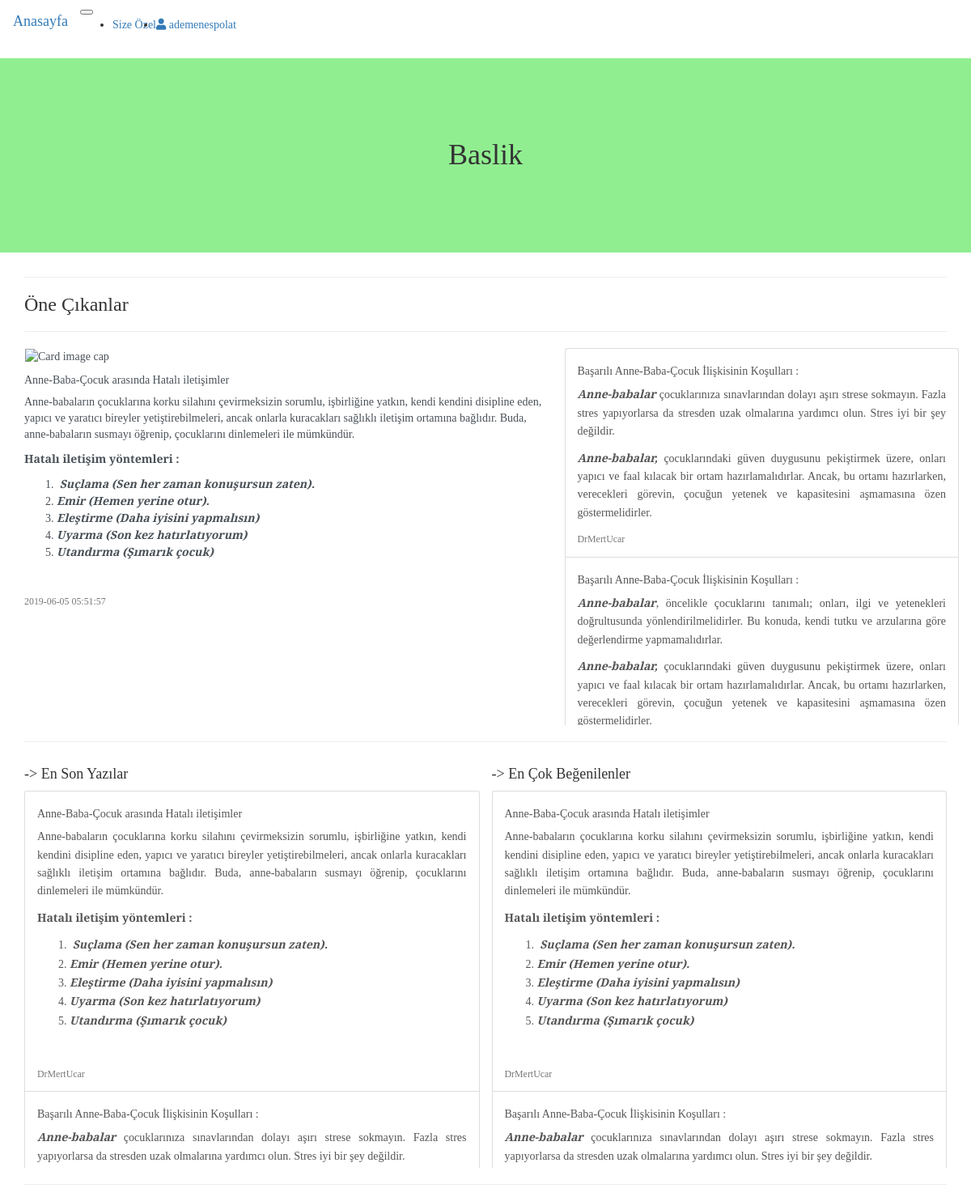
Page /index.php (signed in) on the committed database.
### tables this page shows
CREATE TABLE `posts` (
  `postId` int(11) NOT NULL,
  `userId` int(11) NOT NULL,
  `title` text NOT NULL,
  `text` text NOT NULL,
  `usefulNumber` int(11) NOT NULL DEFAULT '0',
  `notusefulNumber` int(11) NOT NULL DEFAULT '0',
  `newId` int(11) NOT NULL DEFAULT '0',
  `datetime` datetime NOT NULL DEFAULT CURRENT_TIMESTAMP,
  `status` int(11) NOT NULL DEFAULT '0',
  `productPhoto` blob,
  `price` int(11) NOT NULL
);

CREATE TABLE `users` (
  `id` int(11) NOT NULL,
  `userName` varchar(20) NOT NULL,
  `fullName` varchar(30) NOT NULL,
  `pass` varchar(20) NOT NULL,
  `email` varchar(50) NOT NULL,
  `gender` varchar(10) NOT NULL,
  `registerDate` datetime NOT NULL DEFAULT CURRENT_TIMESTAMP,
  `status` int(11) NOT NULL,
  `admin` int(11) NOT NULL DEFAULT '0',
  `photo` longblob NOT NULL,
  `biography` varchar(300) NOT NULL
);

### index.php (the view, shortened to what this page needs)
	<!DOCTYPE html>
<html lang="en">
<head>
    <link rel="stylesheet" href="node_modules\bootstrap\dist\css\bootstrap.min.css">
    <link rel="stylesheet" href="node_modules\font-awesome\css\font-awesome.min.css">
   	<link rel="stylesheet" type="text/css" href="assets/styles.css"> <link href="content/progressBar.scss" rel="stylesheet/scss" type="text/css"></link>
	<link rel="stylesheet" href="style.css">
	<link rel="stylesheet" href="../style.css">
	<link href="node_modules/froala-editor/css/froala_editor.pkgd.min.css" rel="stylesheet" type="text/css" />
<link href="node_modules/froala-editor/css/froala_style.min.css" rel="stylesheet" type="text/css" />
<link rel="stylesheet" href="https://cdnjs.cloudflare.com/ajax/libs/font-awesome/4.4.0/css/font-awesome.min.css"/>
</head>
<body style=" font-family: 'Bree Serif', serif;">
<?php
    include("db/connection.php");
    $adminPosts = mysqli_query($db,"SELECT * FROM posts INNER JOIN users ON posts.userId=users.id where users.admin=1 and posts.status!=-2 and posts.status!=-1 Order by postId DESC Limit 1,10");
    $adminAnaPost = mysqli_query($db,"SELECT * FROM posts INNER JOIN users ON posts.userId=users.id where users.admin=1 and posts.status!=-2 and posts.status!=-1 Order by postId DESC Limit 1")->fetch_assoc();
    $enSonEklenenler = mysqli_query($db,"SELECT * FROM posts where status!=-2 and status!=-1 Order by postId DESC Limit 10");
    $enCokBegenilenler = mysqli_query($db,"select * from likes inner JOIN posts on likes.postId = posts.postId where posts.status!=-2 and posts.status!=-1 GROUP by likes.postId ORDER by sum(likes.status) desc");
?>
	<nav class="navbar navbar-expand-md fixed-top navbar-light" id="nav">
  <a class="navbar-brand" href="index.php">Anasayfa</a>
  <button class="navbar-toggler" type="button" data-toggle="collapse" data-target="#navbarSupportedContent" aria-controls="navbarSupportedContent" aria-expanded="false" aria-label="Toggle navigation">
  </button>
  <div class="collapse navbar-collapse" id="navbarSupportedContent">
    <ul class="navbar-nav mr-auto">
      <li class="nav-item active">
	    <?php  if($_SESSION["login"]=="true") echo '<a class="nav-link" href="sizeOzel.php">Size Özel </a>';
          ?>
      </li>
      <li class="nav-item dropdown">
        <a class="nav-link dropdown-toggle" href="#" id="navbarDropdown" role="button" data-toggle="dropdown" aria-haspopup="true" aria-expanded="false">
        <span class="fa fa-user"></span> <?php if($_SESSION["login"] == "true") echo $_SESSION["userName"]; ?>
        </a>
      </li>
    </ul>
  </div>
</nav>
	<div class="text-center" style="">
		<h1>Baslik</h1>
	</div>
<div class="container" >
 <hr/>
     <h3>Öne Çıkanlar</h3>
        <hr/>
        <div class="row">
            <div class="col-md-7 col-lg-7 " style="">
                <a href="postDetail.php?postId=<?php echo $adminAnaPost['postId']; ?>" style="color:#495057"><div class=" card mb-3  CalloutBoderLeft" style="cursor:pointer; height:466px; overflow-y:hidden">
                    <img class="card-img-top img-fluid" src="https://cdn-images-1.medium.com/max/1400/1*u1QFySlQlYqBUCV_nRx9Tw.jpeg" alt="Card image cap"
                        style="padding:1px; width:1005px; height:300px; object-fit:cover">
                    <div class="card-body">
                        <h5 class="card-title"><?php echo $adminAnaPost["title"]; ?></h5>
                        <p class="card-text" id="mainMainPostContent" ><?php echo $adminAnaPost["text"]; ?></p>
                        <p class="card-text">
                            <small class="text-muted"><?php echo $adminAnaPost["datetime"]; ?></small>
                        </p>
                    </div>
                </div></a>
            </div>
            <div class="col-md-5 " style=" ">
                <div class="row ozel-scrollbar " id="scrollDiv" style="padding:0px; height:466px; position:relative;  text-align: justify; overflow-y: scroll; background-color: #ECF0F1; background-color: #ECF0F1;  color:#2E4053; line-height: 1.6em">
                    <div class="list-group " style="">
                    <?php
                    $sayac=1;
                    while($sonuc = mysqli_fetch_assoc($adminPosts))
                    {
                        ?>
                        <a href="postDetail.php?postId=<?php echo $sonuc["postId"]; ?>" class="list-group-item list-group-item-action flex-column align-items-start">
                            <div class="d-flex w-100 justify-content-between">
                                <h5 class="mb-1"><?php echo $sonuc["title"] ?></h5>
                            </div>
                            <p class="mb-1 postContent" id="mainPostContent<?php echo $sayac;?>" ><?php  echo $sonuc["text"]; ?></p>
                            <small class="text-muted"><?php
                                    $userId= $sonuc["userId"];
                                    $userName= mysqli_query($db,"SELECT * FROM users where id='$userId'")->fetch_assoc();
                                    echo $userName["userName"];
                                    ?>
                            </small>
                        </a>
                    <?php $sayac++; } ?>
                    </div>
                </div>
            </div>
            </div>
        <div class="row">
            <div class="col-md-12">
                <hr class="mt-1">
            </div>
        </div>
		    <div class="row" style="padding-left:15px;">
            <div class="col-md-6 col-lg-6 " style="">
            <div class="row"><h4 class="ml-3">-> En Son Yazılar</h4> </div>
            <div class="row ozel-scrollbar  ulList" id="scrollDiv" style="padding:0px; margin-right:0px; height:466px; position:relative;  text-align: justify; overflow-y: scroll; background-color: #ECF0F1; background-color: #ECF0F1;  color:#2E4053; line-height: 1.6em">
                                <div class="list-group " style="">
                                <?php
                                while($sonuc = mysqli_fetch_assoc($enSonEklenenler))
                                {
                                ?>
                                    <a href="postDetail.php?postId=<?php echo $sonuc["postId"]; ?>" class="list-group-item list-group-item-action flex-column align-items-start">
                                    <div class="d-flex w-100 justify-content-between">
                                        <h5 class="mb-1"><?php echo $sonuc["title"] ?></h5>
                                    </div>
                                    <p class="mb-1 postContent" id="mainPostContent<?php echo $sayac;?>" ><?php  echo $sonuc["text"]; ?></p>
                                    <small class="text-muted"><?php
                                            $userId= $sonuc["userId"];
                                            $userName= mysqli_query($db,"SELECT * FROM users where id='$userId'")->fetch_assoc();
                                            echo $userName["userName"];
                                            ?>
                                    </small>
                                </a>
                                    <?php $sayac++; } ?>
                                </div>
                            </div>
            </div>
            <div class="col-md-6 col-lg-6 " style="">
            <div class="row"><h4 class="ml-3">-> En Çok Beğenilenler</h4> </div>
                <div class="row ozel-scrollbar  ulList" id="scrollDiv" style="padding:0px; margin-right:0px; height:466px; position:relative;  text-align: justify; overflow-y: scroll; background-color: #ECF0F1; background-color: #ECF0F1;  color:#2E4053; line-height: 1.6em">
                    <div class="list-group " style="">
                    <?php
                   while($sonuc = mysqli_fetch_assoc($enCokBegenilenler))
                   {
                   ?>
                       <a href="postDetail.php?postId=<?php echo $sonuc["postId"]; ?>" class="list-group-item list-group-item-action flex-column align-items-start">
                       <div class="d-flex w-100 justify-content-between">
                           <h5 class="mb-1"><?php echo $sonuc["title"] ?></h5>
                       </div>
                       <p class="mb-1 postContent" id="mainPostContent<?php echo $sayac;?>" ><?php  echo $sonuc["text"]; ?></p>
                       <small class="text-muted"><?php
                               $userId= $sonuc["userId"];
                               $userName= mysqli_query($db,"SELECT * FROM users where id='$userId'")->fetch_assoc();
                               echo $userName["userName"];
                               ?>
                       </small>
                   </a>
                       <?php $sayac++; } ?>
                    </div>
                </div>
            </div>
            </div>
		<hr>
	<link rel="stylesheet" href="https://use.fontawesome.com/releases/v5.8.2/css/all.css">
</body>
</html>

### assets/styles.css (style rules this page uses)
h1 { background-color: lightgreen; padding: 100px; }
nav { width: 100%; }
.ozel-scrollbar { overflow-y: scroll; }

### rows in the picture
posts: title "Anne-Baba-Çocuk arasında Hatalı iletişimler", text "Anne-babaların çocuklarına korku silahını çevirmeksizin sorumlu, işbirliğine yatkın, kendi kendini disipline eden, yapıcı ve yaratıcı bireyler yetiştirebilmeleri, ancak onlarla kuracakları sağlıklı iletişim ortamına bağlıdır. Buda, anne-babaların susmayı öğrenip, çocuklarını dinlemeleri ile mümkündür. Hatalı iletişim yöntemleri : Suçlama (Sen her zaman konuşursun zaten). Emir (Hemen yerine otur). Eleştirme (Daha iyisini yapmalısın) Uyarma (Son kez hatırlatıyorum) Utandırma (Şımarık çocuk)", datetime "2019-06-05 05:51:57", userId.userName "DrMertUcar"
posts: title "Başarılı Anne-Baba-Çocuk İlişkisinin Koşulları :", text "Anne-babalar çocuklarınıza sınavlarından dolayı aşırı strese sokmayın. Fazla stres yapıyorlarsa da stresden uzak olmalarına yardımcı olun. Stres iyi bir şey değildir. Anne-babalar, çocuklarındaki güven duygusunu pekiştirmek üzere, onları yapıcı ve faal kılacak bir ortam hazırlamalıdırlar. Ancak, bu ortamı hazırlarken, verecekleri görevin, çocuğun yetenek ve kapasitesini aşmamasına özen göstermelidirler.", userId.userName "DrMertUcar", text "Anne-babalar çocuklarınıza sınavlarından dolayı aşırı strese sokmayın. Fazla stres yapıyorlarsa da stresden uzak olmalarına yardımcı olun. Stres iyi bir şey değildir."
posts: title "Başarılı Anne-Baba-Çocuk İlişkisinin Koşulları :", text "Anne-babalar , öncelikle çocuklarını tanımalı; onları, ilgi ve yetenekleri doğrultusunda yönlendirilmelidirler. Bu konuda, kendi tutku ve arzularına göre değerlendirme yapmamalıdırlar. Anne-babalar, çocuklarındaki güven duygusunu pekiştirmek üzere, onları yapıcı ve faal kılacak bir ortam hazırlamalıdırlar. Ancak, bu ortamı hazırlarken, verecekleri görevin, çocuğun yetenek ve kapasitesini aşmamasına özen göstermelidirler."

### other values in the picture
$_SESSION["userName"] "ademenespolat"
